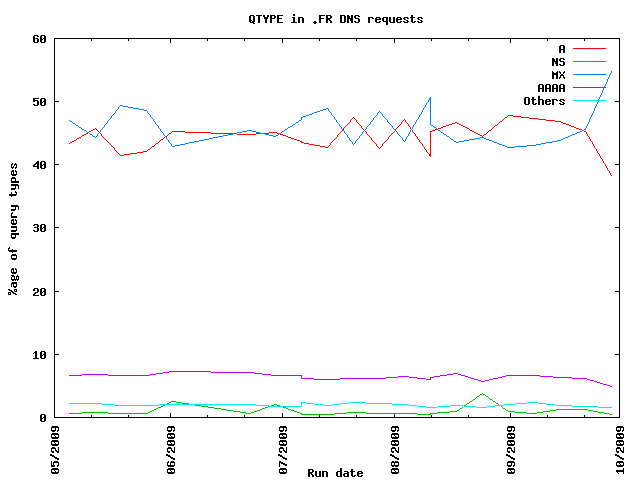

Reproduce this figure in gnuplot.
set terminal png
set xdata time
set timefmt "%d/%m/%Y"
set format x "%m/%Y"
set xtics rotate
set xlabel "Run date"
set ylabel "%age of query types"
set yrange [0:]
set key on
set title "QTYPE in .FR DNS requests"
set style line 1 linewidth 100
plot "qtypes.dat" using 1:2 title "A" with lines, "qtypes.dat" using 1:3 title "NS" with lines, "qtypes.dat" using 1:4 title "MX" with lines, "qtypes.dat" using 1:5 title "AAAA" with lines, "qtypes.dat" using 1:6 title "Others" with lines
